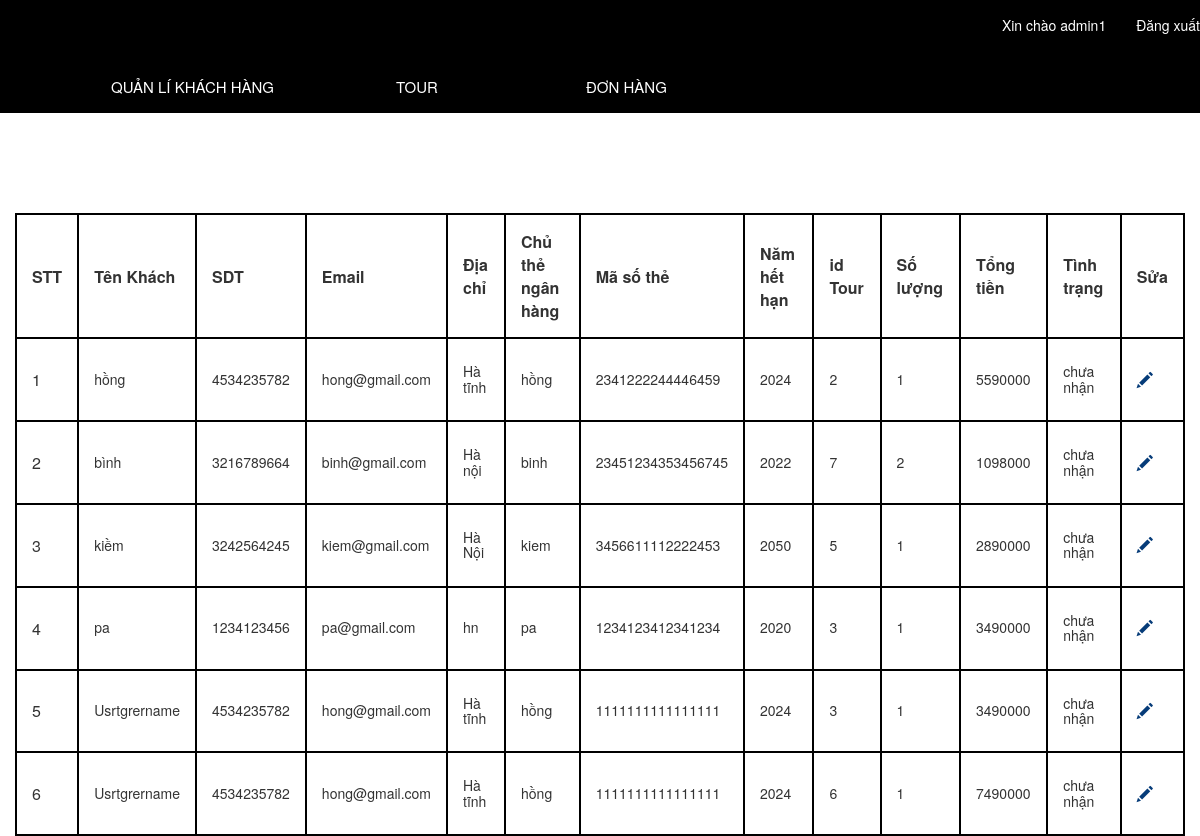
Screenshot of /Sources/dulich/admin/index.php?view=don (signed in) with the database file from the repository.
### tables this page shows
CREATE TABLE `donhang` (
  `idDH` int(11) NOT NULL,
  `name` varchar(500) NOT NULL,
  `phoneDH` varchar(500) NOT NULL,
  `emailDH` varchar(500) NOT NULL,
  `addressDH` varchar(500) NOT NULL,
  `Tenthenganhang` varchar(500) NOT NULL,
  `Masothe` varchar(500) NOT NULL,
  `NHH` varchar(500) NOT NULL,
  `idTour` int(11) NOT NULL,
  `soluong` varchar(500) NOT NULL,
  `tongDH` varchar(500) NOT NULL,
  `tinhtrang` varchar(5000) NOT NULL
);

### Sources/dulich/admin/index.php (called while the page is built, shortened)
<?php
  include "view/ql.php";
?>

### Sources/dulich/admin/view/don.php (the view, shortened to what this page needs)
<link rel="stylesheet" type="text/css" href="../admin/css/ql.css">
<div class="content">
<table style="width:100%">
<tr>
    <th>STT</th>
    <th>Tên Khách</th>
    <th>SDT</th>
    <th>Email</th>
    <th>Địa chỉ</th>
    <th>Chủ thẻ ngân hàng</th>
    <th>Mã số thẻ</th>
    <th>Năm hết hạn</th>
    <th>id Tour</th>
    <th>Số lượng</th>
    <th>Tổng tiền</th>
    <th>Tình trạng</th>
    <th>Sửa</th>
</tr>
<tr>
<?php
    $conn=mysqli_connect('localhost','root','','btlon');
    mysqli_set_charset($conn,"utf8");
    $sql = "SELECT * from donhang where tinhtrang='chưa nhận'";
    $result=mysqli_query($conn,$sql);
    $stt=0;
    while($row=mysqli_fetch_assoc($result)){
        $stt++;
        echo "<tr>";
        echo "<td>$stt</td>";
    ?>
    <td>
        <?php
        echo'<h5>'.$row['name'].'</h5>';
        ?>
    </td>
    <td>
        <?php
        echo'<h5>'.$row['phoneDH'].'</h5>';
        ?>
    </td>
    <td>
        <?php
        echo'<h5>'.$row['emailDH'].'</h5>';
        ?>
    </td>
    <td>
        <?php
        echo'<h5>'.$row['addressDH'].'</h5>';
        ?>
    </td>
    <td>
        <?php
        echo'<h5>'.$row['Tenthenganhang'].'</h5>';
        ?>
    </td>
    <td>
        <?php
        echo'<h5>'.$row['Masothe'].'</h5>';
        ?>
    </td>
    <td>
        <?php
        echo'<h5>'.$row['NHH'].'</h5>';
        ?>
    </td>
    <td>
        <?php
        echo'<h5>'.$row['idTour'].'</h5>';
        ?>
    </td>
    <td>
        <?php
        echo'<h5>'.$row['soluong'].'</h5>';
        ?>
    </td>
    <td>
        <?php
        echo'<h5>'.$row['tongDH'].'</h5>';
        ?>
    </td>
    <td>
        <?php
        echo'<h5>'.$row['tinhtrang'].'</h5>';
        ?>
    </td>
    <?php
    echo"
    <td>
        <a href='./../admin/view/update_don.php?idDH=".$row['idDH']."'><span class = 'glyphicon glyphicon-pencil'></ span></a>
    </td>";
    }
    ?>
</tr>
</table>
</div>

### Sources/dulich/admin/css/ql.css (style rules this page uses)
a { color:white !important; }
.content { background-color: white; color: black; margin-right:30px; }
table, th, td { margin-top:100px; margin-left:15px; border: 2px solid black; border-collapse: collapse; }
th, td { padding: 15px; }
.glyphicon-pencil { color:rgb(6, 60, 121); }

### rows the page displays
donhang: name "hồng", phoneDH "4534235782", emailDH "hong@gmail.com", addressDH "Hà tĩnh", Tenthenganhang "hồng", Masothe "2341222244446459", NHH "2024", idTour "2", soluong "1", tongDH "5590000", tinhtrang "chưa nhận"
donhang: name "bình", phoneDH "3216789664", emailDH "binh@gmail.com", addressDH "Hà nội", Tenthenganhang "binh", Masothe "23451234353456745", NHH "2022", idTour "7", soluong "2", tongDH "1098000", tinhtrang "chưa nhận"
donhang: name "kiềm", phoneDH "3242564245", emailDH "kiem@gmail.com", addressDH "Hà Nội", Tenthenganhang "kiem", Masothe "3456611112222453", NHH "2050", idTour "5", soluong "1", tongDH "2890000", tinhtrang "chưa nhận"
donhang: name "pa", phoneDH "1234123456", emailDH "pa@gmail.com", addressDH "hn", Tenthenganhang "pa", Masothe "1234123412341234", NHH "2020", idTour "3", soluong "1", tongDH "3490000", tinhtrang "chưa nhận"
donhang: name "Usrtgrername", phoneDH "4534235782", emailDH "hong@gmail.com", addressDH "Hà tĩnh", Tenthenganhang "hồng", Masothe "1111111111111111", NHH "2024", idTour "3", soluong "1", tongDH "3490000", tinhtrang "chưa nhận"
donhang: name "Usrtgrername", phoneDH "4534235782", emailDH "hong@gmail.com", addressDH "Hà tĩnh", Tenthenganhang "hồng", Masothe "1111111111111111", NHH "2024", idTour "6", soluong "1", tongDH "7490000", tinhtrang "chưa nhận"

### other values shown
$_SESSION["username"] "admin1"
